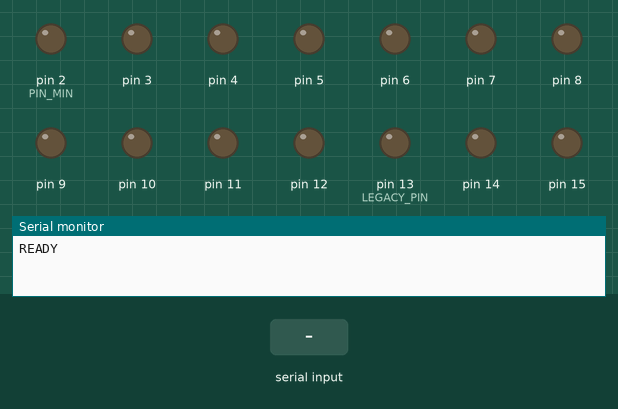
Recording of a sketch running on a simulated Arduino Uno, built with avr-gcc and run on an emulated ATmega328P. Parts: output pins drawn as LEDs (lit = HIGH), the last lines printed to the serial monitor. Inputs (shaded band) come from the test bench.

Above: at 1.2 s.
1.3 s: "1\n" received over Serial
At 2.4 s:
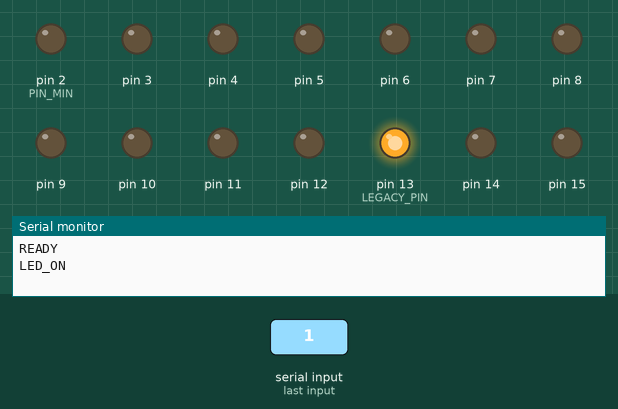
2.8 s: byte 48 ('0') received over Serial
At 3.6 s:
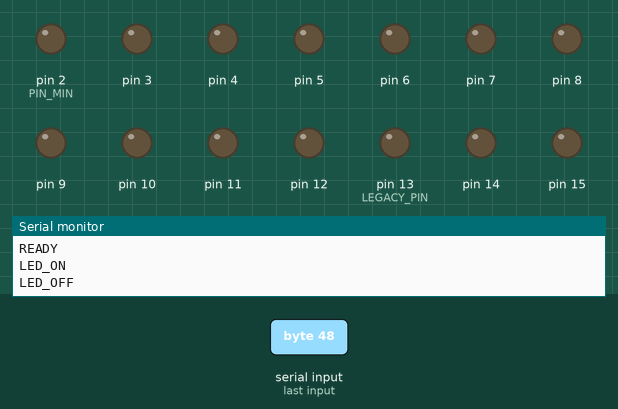
Timing chart, 0 to 5.8 s (numbered marks = the images above; inputs shaded):
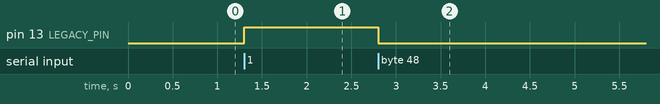

The sketch:

classroom_lights.ino
```cpp
/**
 * AIEcoLightswitcher — Multi-Pin Hardware Controller Firmware
 * Target: Arduino Uno / Nano (ATmega328P)
 * Supported Pins: Digital Pins 2–19 (A0–A5 mapped to digital 14–19)
 * Reserved Pins: Pins 0 & 1 (Hardware UART RX/TX)
 * Memory: Strict 0 dynamic heap allocations (0 bytes String, 0 malloc/free/new)
 */

#include <Arduino.h>
#include <string.h>
#include <stdlib.h>

// --- Configuration Constants ---
static const uint8_t PIN_MIN = 2;
static const uint8_t PIN_MAX = 19;
static const uint8_t LEGACY_PIN = 13;
static const unsigned long BAUDRATE = 9600;
static const unsigned long DEFAULT_FAILSAFE_MS = 15000; // 15 seconds watchdog

// --- State Variables (Static RAM) ---
static uint8_t pin_states[20]; // Direct indexing by pin number (20 bytes static SRAM)
static char rx_buffer[64];     // Static linear command buffer (64 bytes static SRAM)
static uint8_t rx_index = 0;
static unsigned long last_heartbeat = 0;
static bool failsafe_armed = true;

// --- Forward Declarations ---
void process_command(char* cmd);
void set_pin_state(uint8_t pin, uint8_t state);
void reset_failsafe();
void dump_status();

void setup() {
  Serial.begin(BAUDRATE);

  // Initialize all controllable digital pins (Pins 2-19) as OUTPUT and LOW
  for (uint8_t pin = PIN_MIN; pin <= PIN_MAX; pin++) {
    pinMode(pin, OUTPUT);
    digitalWrite(pin, LOW);
    pin_states[pin] = 0;
  }

  last_heartbeat = millis();
  failsafe_armed = true;

  // Signal ready to host
  Serial.println(F("READY"));
}

void loop() {
  unsigned long now = millis();

  // --- Watchdog / Failsafe Check ---
  if (failsafe_armed && (now - last_heartbeat >= DEFAULT_FAILSAFE_MS)) {
    for (uint8_t pin = PIN_MIN; pin <= PIN_MAX; pin++) {
      digitalWrite(pin, LOW);
      pin_states[pin] = 0;
    }
    failsafe_armed = false; // Trigger once until next heartbeat
    Serial.println(F("FAILSAFE_TRIGGERED"));
  }

  // --- Serial Character Ingestion ---
  while (Serial.available() > 0) {
    char c = (char)Serial.read();

    // 1. Dual-mode legacy single-character compatibility (no newline required)
    if (rx_index == 0) {
      if (c == '1') {
        set_pin_state(LEGACY_PIN, 1);
        Serial.println(F("LED_ON"));
        reset_failsafe();
        continue;
      } else if (c == '0') {
        set_pin_state(LEGACY_PIN, 0);
        Serial.println(F("LED_OFF"));
        reset_failsafe();
        continue;
      } else if (c == '?') {
        Serial.println(F("AIEcoLightswitcher_v2"));
        reset_failsafe();
        continue;
      } else if (c == '\r' || c == '\n') {
        // Discard blank line delimiters
        continue;
      }
    }

    // 2. Framed command collection
    if (c == '\r') {
      continue; // Strip carriage returns
    }

    if (c == '\n') {
      // Delimiter reached: null terminate and dispatch
      rx_buffer[rx_index] = '\0';
      if (rx_index > 0) {
        process_command(rx_buffer);
      }
      rx_index = 0;
    } else {
      // Buffer storage with overflow guard
      if (rx_index < sizeof(rx_buffer) - 1) {
        rx_buffer[rx_index++] = c;
      } else {
        // Overflow: flush buffer and alert
        rx_index = 0;
        Serial.println(F("ERR OVERFLOW"));
      }
    }
  }
}

void reset_failsafe() {
  last_heartbeat = millis();
  failsafe_armed = true;
}

void set_pin_state(uint8_t pin, uint8_t state) {
  digitalWrite(pin, state ? HIGH : LOW);
  pin_states[pin] = state ? 1 : 0;
}

void dump_status() {
  Serial.print(F("STATUS"));
  for (uint8_t pin = PIN_MIN; pin <= PIN_MAX; pin++) {
    Serial.print(F(" "));
    Serial.print(pin);
    Serial.print(F(":"));
    Serial.print(pin_states[pin]);
  }
  Serial.println();
}

void process_command(char* cmd) {
  // Strip leading whitespace
  while (*cmd == ' ' || *cmd == '\t') cmd++;
  if (*cmd == '\0') return;

  // --- PING ---
  if (strcmp(cmd, "PING") == 0) {
    Serial.println(F("PONG"));
    reset_failsafe();
    return;
  }

  // --- IDENT ---
  if (strcmp(cmd, "IDENT") == 0) {
    Serial.println(F("AIEcoLightswitcher_v2"));
    reset_failsafe();
    return;
  }

  // --- STATUS ---
  if (strcmp(cmd, "STATUS") == 0) {
    dump_status();
    reset_failsafe();
    return;
  }

  // --- SET <pin> <state> ---
  if (strncmp(cmd, "SET ", 4) == 0) {
    char* p = cmd + 4;
    while (*p == ' ') p++;
    if (*p == '\0') {
      Serial.println(F("ERR SYNTAX"));
      return;
    }

    int pin = atoi(p);
    // Find space delimiter between pin and state
    while (*p && *p != ' ') p++;
    while (*p == ' ') p++;
    if (*p == '\0') {
      Serial.println(F("ERR SYNTAX"));
      return;
    }

    int state = atoi(p);

    // Validate pin boundaries (Pins 2 to 19 inclusive)
    if (pin < PIN_MIN || pin > PIN_MAX) {
      Serial.println(F("ERR INVALID_PIN"));
      return;
    }

    // Validate state (must be 0 or 1)
    if (state != 0 && state != 1) {
      Serial.println(F("ERR INVALID_STATE"));
      return;
    }

    set_pin_state((uint8_t)pin, (uint8_t)state);
    reset_failsafe();
    Serial.print(F("OK SET "));
    Serial.print(pin);
    Serial.print(F(" "));
    Serial.println(state);
    return;
  }

  // --- GET <pin> ---
  if (strncmp(cmd, "GET ", 4) == 0) {
    char* p = cmd + 4;
    while (*p == ' ') p++;
    if (*p == '\0') {
      Serial.println(F("ERR SYNTAX"));
      return;
    }

    int pin = atoi(p);
    if (pin < PIN_MIN || pin > PIN_MAX) {
      Serial.println(F("ERR INVALID_PIN"));
      return;
    }

    reset_failsafe();
    Serial.print(F("PIN "));
    Serial.print(pin);
    Serial.print(F(" "));
    Serial.println(pin_states[pin]);
    return;
  }

  // --- Unknown Command ---
  Serial.println(F("ERR UNKNOWN_COMMAND"));
}
```

Measured:
- after the input at 1.3 s, pin 13 (LEGACY_PIN): LOW → HIGH at once
- after the input at 2.8 s, pin 13 (LEGACY_PIN): HIGH → LOW at once
